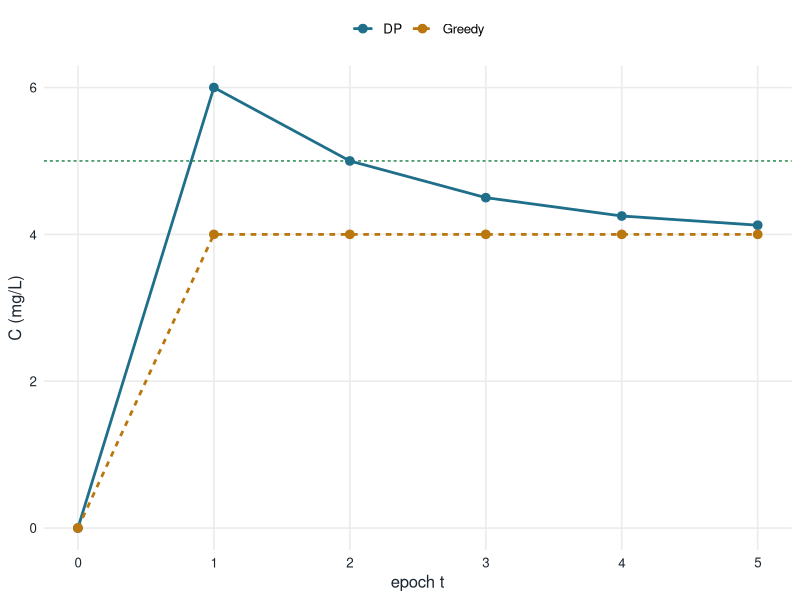

This figure's R source:
## ---- chunk 1
#| label: setup
#| include: false
knitr::opts_chunk$set(collapse = TRUE, comment = "#>")
# Mermaid %%| eval: !expr is not evaluated; skip the engine on PDF instead.
.mermaid_engine <- knitr::knit_engines$get("mermaid")
knitr::knit_engines$set(mermaid = function(options) {
  if (isTRUE(knitr::is_latex_output())) {
    options$echo <- FALSE
    options$include <- FALSE
    return("")
  }
  .mermaid_engine(options)
})
## ---- chunk 2
#| label: packages
library(dplyr, warn.conflicts = FALSE)
library(tidyr)
library(ggplot2)
## ---- chunk 3
#| label: params
half_life <- 12
dt <- 12
V <- 50
r <- exp(-log(2) * dt / half_life)
target <- 5
lambda <- 0.02
doses <- c(0, 100, 200, 300, 400)
H <- 5
c0 <- 0

pk_next <- function(c, dose) r * c + dose / V

stage_cost <- function(c_next, dose) {
  u <- dose / V
  (c_next - target)^2 + lambda * u^2
}

c(r = r, V = V, target = target, lambda = lambda, H = H)
## ---- chunk 4
#| label: first-step
first_step <- tibble(dose = doses) %>%
  mutate(
    u = dose / V,
    c_next = pk_next(c0, dose),
    sq_err = (c_next - target)^2,
    dose_pen = lambda * u^2,
    L = sq_err + dose_pen
  )
first_step
## ---- chunk 5
#| label: solver
reconstruct_path <- function(nodes, H) {
  cur <- nodes %>%
    filter(t == H) %>%
    slice_min(cost, n = 1, with_ties = FALSE)
  acc <- vector("list", H + 1)
  acc[[H + 1]] <- cur
  for (tt in H:1) {
    prev <- nodes %>%
      filter(
        t == tt - 1,
        round(.data$c, 8) == round(cur$prev_c[[1]], 8)
      )
    if (nrow(prev) != 1) {
      stop("predecessor lookup at t=", tt - 1, " matched ",
        nrow(prev), " node(s); states are no longer unique")
    }
    acc[[tt]] <- prev
    cur <- prev
  }
  bind_rows(acc)
}

solve_dose_dp <- function(c_min = -Inf, c_max = Inf) {
  nodes <- tibble(
    t = 0,
    c = c0,
    cost = 0,
    prev_c = NA_real_,
    dose = NA_real_
  )
  for (tt in 0:(H - 1)) {
    layer <- filter(nodes, t == tt)
    expanded <- tidyr::crossing(layer, dose_new = doses) %>%
      mutate(
        c_next = pk_next(c, dose_new),
        cost_next = cost + stage_cost(c_next, dose_new)
      ) %>%
      filter(c_next >= c_min, c_next <= c_max) %>%
      mutate(c_key = round(c_next, 8)) %>%
      group_by(c_key) %>%
      slice_min(cost_next, n = 1, with_ties = FALSE) %>%
      ungroup() %>%
      transmute(
        t = tt + 1,
        prev_c = c,
        c = c_next,
        cost = cost_next,
        dose = dose_new
      )
    nodes <- bind_rows(nodes, expanded)
  }
  list(nodes = nodes, path = reconstruct_path(nodes, H))
}

greedy_policy <- function() {
  c <- c0
  total <- 0
  rows <- vector("list", H)
  for (tt in 1:H) {
    step <- tibble(dose = doses, c_next = pk_next(c, doses)) %>%
      mutate(L = stage_cost(c_next, dose)) %>%
      slice_min(L, n = 1, with_ties = FALSE)
    total <- total + step$L
    rows[[tt]] <- tibble(
      t = tt, c = step$c_next, dose = step$dose, cost = total
    )
    c <- step$c_next
  }
  bind_rows(
    tibble(t = 0, c = c0, dose = NA_real_, cost = 0),
    bind_rows(rows)
  )
}
## ---- chunk 6
#| label: run-unconstrained
dp <- solve_dose_dp()
greedy <- greedy_policy()

n_states <- dp$nodes %>%
  count(t, name = "n_reachable")
n_states

dp$path %>%
  transmute(t, dose, C = c, cost)
greedy %>%
  transmute(t, dose, C = c, cost)
## ---- chunk 7
#| label: cost-compare
tibble(
  policy = c("DP (Bellman)", "Greedy (one-step L)"),
  doses = c(
    paste(dp$path$dose[-1], collapse = ", "),
    paste(greedy$dose[-1], collapse = ", ")
  ),
  C_path = c(
    paste(dp$path$c[-1], collapse = ", "),
    paste(greedy$c[-1], collapse = ", ")
  ),
  total_cost = c(last(dp$path$cost), last(greedy$cost))
)
## ---- chunk 8
#| label: fig-trajectories
#| fig-width: 8.2
#| fig-height: 4.3
#| fig-cap: "Post-dose concentration under DP and greedy. Dashed line: target 5 mg/L."
col_dp <- "#1F6F8B"
col_greedy <- "#B9770E"
col_target <- "#1E8449"
col_ink <- "#1A252F"

traj <- bind_rows(
  dp$path %>% transmute(t, c, policy = "DP"),
  greedy %>% transmute(t, c, policy = "Greedy")
)

ggplot(traj, aes(t, c, colour = policy, linetype = policy)) +
  geom_hline(
    yintercept = target, colour = col_target, linewidth = 0.5,
    linetype = "22"
  ) +
  geom_line(linewidth = 0.95) +
  geom_point(size = 2.6) +
  scale_colour_manual(values = c(DP = col_dp, Greedy = col_greedy)) +
  scale_linetype_manual(values = c(DP = "solid", Greedy = "22")) +
  scale_x_continuous(breaks = 0:H) +
  labs(x = "epoch t", y = "C (mg/L)", colour = NULL, linetype = NULL) +
  theme_minimal(base_size = 12) +
  theme(
    legend.position = "top",
    panel.grid.minor = element_blank(),
    axis.title = element_text(colour = col_ink),
    axis.text = element_text(colour = col_ink)
  )
## ---- chunk 9
#| label: window-realistic
dp_win_wide <- solve_dose_dp(c_min = 2, c_max = 8)
dp_win_wide$path %>%
  transmute(t, dose, C = c, cost)
## ---- chunk 10
#| label: window-tight
dp_win_tight <- solve_dose_dp(c_min = 0, c_max = 5.5)
dp_win_tight$path %>%
  transmute(t, dose, C = c, cost)
